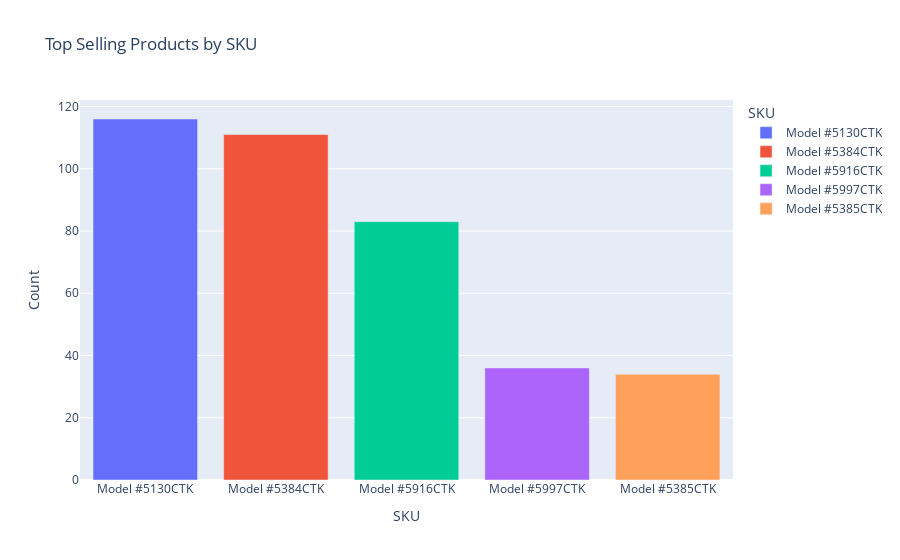

The code cell stored with this chart in its notebook:
### Markdown cell above
# Top selling product

### Code cell
# Find the top selling product amongst all by SKU
top_selling = df['SKU'].value_counts().reset_index()
top_selling.columns = ['SKU', 'Count']
fig = px.bar(top_selling, x='SKU', y='Count', color='SKU', title='Top Selling Products by SKU')
fig.show()

### Figure 1 — Plotly figure (JSON) as saved in the notebook; plotly's stock layout.template omitted (floating-point values rounded to 4 significant figures)
{"data": [{"alignmentgroup": "True", "hovertemplate": "SKU=%{x}<br>Count=%{y}<extra></extra>", "legendgroup": "Model #5130CTK", "marker": {"color": "#636efa", "pattern": {"shape": ""}}, "name": "Model #5130CTK", "offsetgroup": "Model #5130CTK", "orientation": "v", "showlegend": true, "textposition": "auto", "type": "bar", "x": ["Model #5130CTK"], "xaxis": "x", "y": [116], "yaxis": "y"}, {"alignmentgroup": "True", "hovertemplate": "SKU=%{x}<br>Count=%{y}<extra></extra>", "legendgroup": "Model #5384CTK", "marker": {"color": "#EF553B", "pattern": {"shape": ""}}, "name": "Model #5384CTK", "offsetgroup": "Model #5384CTK", "orientation": "v", "showlegend": true, "textposition": "auto", "type": "bar", "x": ["Model #5384CTK"], "xaxis": "x", "y": [111], "yaxis": "y"}, {"alignmentgroup": "True", "hovertemplate": "SKU=%{x}<br>Count=%{y}<extra></extra>", "legendgroup": "Model #5916CTK", "marker": {"color": "#00cc96", "pattern": {"shape": ""}}, "name": "Model #5916CTK", "offsetgroup": "Model #5916CTK", "orientation": "v", "showlegend": true, "textposition": "auto", "type": "bar", "x": ["Model #5916CTK"], "xaxis": "x", "y": [83], "yaxis": "y"}, {"alignmentgroup": "True", "hovertemplate": "SKU=%{x}<br>Count=%{y}<extra></extra>", "legendgroup": "Model #5997CTK", "marker": {"color": "#ab63fa", "pattern": {"shape": ""}}, "name": "Model #5997CTK", "offsetgroup": "Model #5997CTK", "orientation": "v", "showlegend": true, "textposition": "auto", "type": "bar", "x": ["Model #5997CTK"], "xaxis": "x", "y": [36], "yaxis": "y"}, {"alignmentgroup": "True", "hovertemplate": "SKU=%{x}<br>Count=%{y}<extra></extra>", "legendgroup": "Model #5385CTK", "marker": {"color": "#FFA15A", "pattern": {"shape": ""}}, "name": "Model #5385CTK", "offsetgroup": "Model #5385CTK", "orientation": "v", "showlegend": true, "textposition": "auto", "type": "bar", "x": ["Model #5385CTK"], "xaxis": "x", "y": [34], "yaxis": "y"}], "layout": {"barmode": "relative", "legend": {"title": {"text": "SKU"}, "tracegroupgap": 0}, "title": {"text": "Top Selling Products by SKU"}, "xaxis": {"anchor": "y", "categoryarray": ["Model #5130CTK", "Model #5384CTK", "Model #5916CTK", "Model #5997CTK", "Model #5385CTK"], "categoryorder": "array", "domain": [0, 1], "title": {"text": "SKU"}}, "yaxis": {"anchor": "x", "domain": [0, 1], "title": {"text": "Count"}}}}
